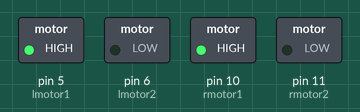
Recording of a sketch running on a simulated Arduino Uno, built with avr-gcc and run on an emulated ATmega328P. On the bench: switched loads named in the sketch (green lamp = pin HIGH).

Above: at 0.1 s.
Timing chart, 0 to 1.6 s (numbered marks = the images above):
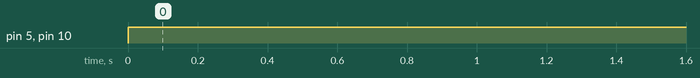

Measured:
- by itself, pin 5 (lmotor1), pin 10 (rmotor1): LOW → HIGH at 0.00 s

The sketch:

Motors.ino
```cpp
int lmotor1=5;
int lmotor2=6;
int rmotor1=10;
int rmotor2=11;

void setup()
{
  pinMode(lmotor1, OUTPUT);
  pinMode(lmotor2, OUTPUT);
  pinMode(rmotor1, OUTPUT);
  pinMode(rmotor2, OUTPUT);
}

void loop()
{
  digitalWrite(lmotor1, HIGH);
  digitalWrite(lmotor2, LOW);
  digitalWrite(rmotor1, HIGH);
  digitalWrite(rmotor2, LOW);
}
```
